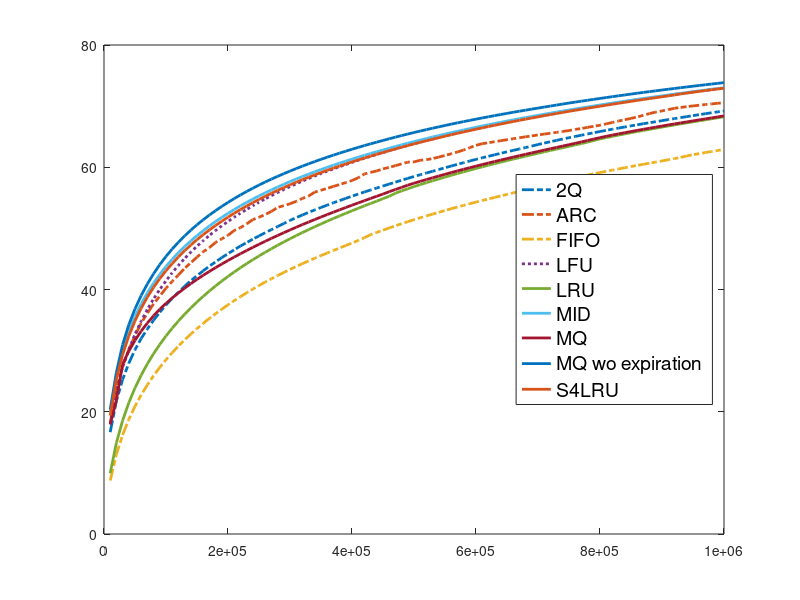

Write the MATLAB code that produced this figure.
tmp = load("2q.txt");
x = tmp(:, 1);
tq = tmp(:, 2);
arc = load("arc.txt")(:, 2);
fifo = load("fifo.txt")(:, 2);
lfu = load("lfu.txt")(:, 2);
lru = load("lru.txt")(:, 2);
mid = load("mid.txt")(:, 2);
mq = load("mq.txt")(:, 2);
mq_wo_exp = load("mq_wo_exp.txt")(:, 2);
s4lru = load("s4lru.txt")(:, 2);

plot(x, tq, '-.', 'linewidth', 2,
     x, arc, '-.', 'linewidth', 2,
     x, fifo, '-.', 'linewidth', 2,
     x, lfu, ':', 'linewidth', 2,
     x,lru, 'linewidth', 2,
     x, mid, 'linewidth', 2,
     x, mq, 'linewidth', 2,
     x, mq_wo_exp, 'linewidth', 2,
     x, s4lru, 'linewidth', 2);

l = legend('2Q','ARC','FIFO','LFU','LRU','MID',
       'MQ','MQ wo expiration', 'S4LRU',
       'location', 'east');
 
set(l, 'fontsize', 14);